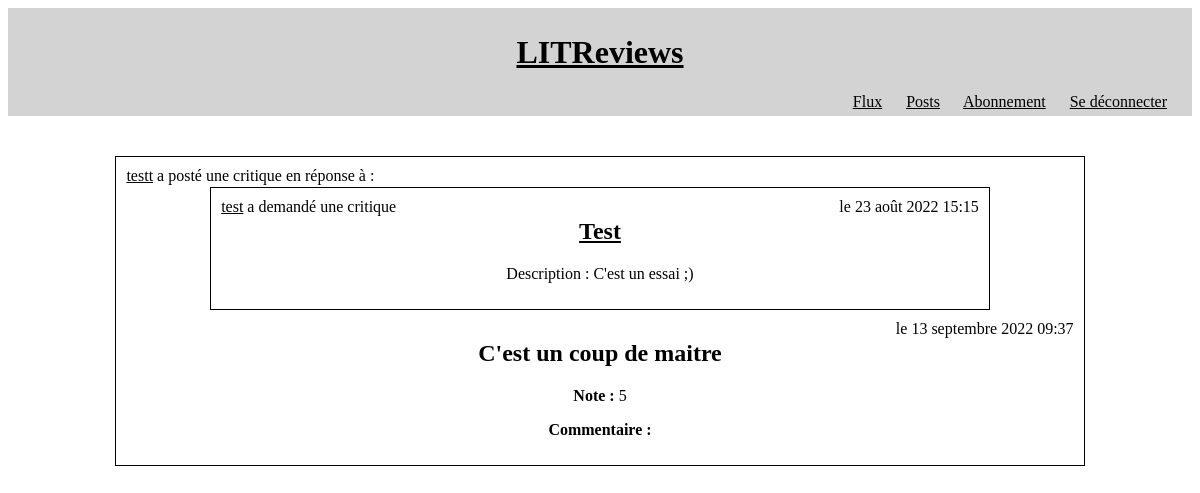
Page /reviews/16/ (signed in) on the committed database.
### reviews/models.py (models this page shows, shortened)
class Review(models.Model):
    rating_choices = [(0, 0), (1, 1), (2, 2), (3, 3), (4, 4), (5, 5)]
    ticket = models.ForeignKey(to=Ticket,
                               on_delete=models.CASCADE)
    headline = models.CharField(max_length=128,
                                verbose_name="Titre")
    rating = models.PositiveSmallIntegerField(
        verbose_name="Note",
        choices=rating_choices,
        default=rating_choices[3])
    body = models.CharField(max_length=8192,
                            blank=True,
                            verbose_name="Commentaire")
    user = models.ForeignKey(to=settings.AUTH_USER_MODEL,
                             on_delete=models.CASCADE)
    objects = models.Manager()
    time_created = models.DateTimeField(auto_now_add=True)

class Ticket(models.Model):
    title = models.CharField(verbose_name="Titre", max_length=128)
    description = models.CharField(max_length=2048)
    user = models.ForeignKey(to=settings.AUTH_USER_MODEL,
                             on_delete=models.CASCADE)
    image = models.ImageField(null=True,
                              blank=True)
    time_created = models.DateTimeField(auto_now_add=True)
    objects = models.Manager()

### authentication/models.py (models this page shows)
class User(AbstractUser):
    follows = models.ManyToManyField('self',
                                     through=UserFollows,
                                     through_fields=('user', 'followed_user'),
                                     )

### reviews/views.py (the view)
class ReviewDetail(LoginRequiredMixin, DetailView):
    model = Review
    template_name = 'reviews/review_detail.html'
    pk_url_kwarg = 'review_id'

### reviews/templates/reviews/review_detail.html
{% extends 'base.html' %}
  {% block content %}
    {% include 'reviews/partials/review-block.html' %}
  {% endblock content %}

### reviews/templates/reviews/partials/review-block.html (shortened to what this page needs)
<div class="block large">
  <div class="legend">
    {% if review.user == user %}
    Vous avez
    {% else %}
    <a href="{% url 'posts' review.user.id %}">{{ review.user.username }}</a> a
    {% endif %}
    posté une critique en réponse à :
</div>
{% include 'reviews/partials/ticket-block.html' with ticket=review.ticket condensed=True %}
<p class="floating">le {{ review.time_created }}</p>
        <h2>{{ review.headline }}</h2>
        <p><strong>Note : </strong>{{ review.rating }}</p>
        <p><strong>Commentaire : </strong>{{ review.body }}</p>
    {% if review.user == user %}
        {% url 'modify_review' review.ticket.id review.id as link %}
    {% endif %}
    </div>

### reviews/templates/reviews/partials/ticket-block.html (shortened to what this page needs)
<div class="block large">
    <div class="legend">
        {% if ticket.user == user %}
        Vous avez
        {% else %}
        <a href="{% url 'posts' ticket.user.id %}">{{ ticket.user.username }}</a> a
        {% endif %}
        demandé une critique
    </div>
    <p class="floating">le {{ ticket.time_created }}</p>
    <h2><a href="{% url 'ticket-detail' ticket.id %}">{{ ticket.title }}</a></h2>
    <p>Description : {{ ticket.description }}</p>
    {% if ticket.user == user %}
        {% url 'modify_ticket' ticket.id as link %}
    {% endif %}
</div>

### static/LITReview/styles.css (style rules this page uses)
* :visited, * :link { color: black; }
.block { min-width: 45%; display: inline-block; border: 1px solid black; padding: 10px; margin-top: 20px; margin-bottom: 10px; margin-left: 10px; margin-right: 10px; text-align: center; }
.large { min-width: 80%; text-align: center; }
.legend { position:absolute; }
.floating { float: right; margin: auto; }

### rows in the picture
Review: user.username "testt", time_created "13 septembre 2022 09:37", headline "C'est un coup de maitre", rating "5"
Ticket: user.username "test", time_created "23 août 2022 15:15", title "Test", description "C'est un essai ;)"
